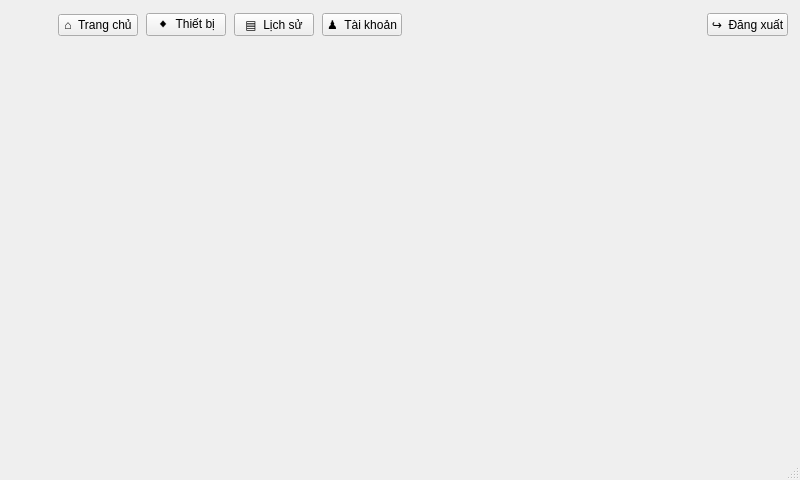
<?xml version="1.0" encoding="UTF-8"?>
<ui version="4.0">
 <class>MainWindow</class>
 <widget class="QMainWindow" name="MainWindow">
  <property name="geometry"><rect><x>0</x><y>0</y><width>800</width><height>480</height></rect></property>
  <property name="minimumSize"><size><width>480</width><height>320</height></size></property>
  <property name="windowTitle"><string>LeNam Control Center</string></property>
  <widget class="QWidget" name="centralWidget">
   <layout class="QVBoxLayout" name="mainLayout">
    <property name="spacing"><number>0</number></property>
    <property name="leftMargin"><number>0</number></property>
    <property name="topMargin"><number>0</number></property>
    <property name="rightMargin"><number>0</number></property>
    <property name="bottomMargin"><number>0</number></property>
    <item>
     <widget class="QWidget" name="sideBar">
      <property name="minimumSize"><size><width>0</width><height>50</height></size></property>
      <property name="maximumSize"><size><width>16777215</width><height>50</height></size></property>
      <layout class="QHBoxLayout" name="sideBarLayout">
       <property name="spacing"><number>8</number></property>
       <property name="leftMargin"><number>12</number></property>
       <property name="topMargin"><number>4</number></property>
       <property name="rightMargin"><number>12</number></property>
       <property name="bottomMargin"><number>4</number></property>
       <item><widget class="QLabel" name="sideLogo"><property name="minimumSize"><size><width>38</width><height>38</height></size></property><property name="maximumSize"><size><width>38</width><height>38</height></size></property><property name="pixmap"><pixmap resource="../resources/resources.qrc">:/images/logo_ictu.png</pixmap></property><property name="scaledContents"><bool>true</bool></property></widget></item>
       <item><widget class="QPushButton" name="dashboardButton"><property name="toolTip"><string>Trang chủ</string></property><property name="text"><string>⌂  Trang chủ</string></property><property name="checkable"><bool>true</bool></property><property name="autoExclusive"><bool>true</bool></property></widget></item>
       <item><widget class="QPushButton" name="devicesButton"><property name="toolTip"><string>Quản lý thiết bị</string></property><property name="text"><string>◆  Thiết bị</string></property><property name="checkable"><bool>true</bool></property><property name="autoExclusive"><bool>true</bool></property></widget></item>
       <item><widget class="QPushButton" name="historyButton"><property name="toolTip"><string>Lịch sử dữ liệu</string></property><property name="text"><string>▤  Lịch sử</string></property><property name="checkable"><bool>true</bool></property><property name="autoExclusive"><bool>true</bool></property></widget></item>
       <item><widget class="QPushButton" name="usersButton"><property name="toolTip"><string>Quản lý tài khoản</string></property><property name="text"><string>♟  Tài khoản</string></property><property name="checkable"><bool>true</bool></property><property name="autoExclusive"><bool>true</bool></property></widget></item>
       <item><spacer name="navSpacer"><property name="orientation"><enum>Qt::Horizontal</enum></property><property name="sizeHint" stdset="0"><size><width>80</width><height>20</height></size></property></spacer></item>
       <item><widget class="QPushButton" name="logoutButton"><property name="toolTip"><string>Đăng xuất</string></property><property name="text"><string>↪  Đăng xuất</string></property></widget></item>
      </layout>
     </widget>
    </item>
    <item><widget class="QStackedWidget" name="pages"/></item>
   </layout>
  </widget>
  <widget class="QStatusBar" name="statusBar"/>
 </widget>
 <resources><include location="../resources/resources.qrc"/></resources><connections/>
</ui>
